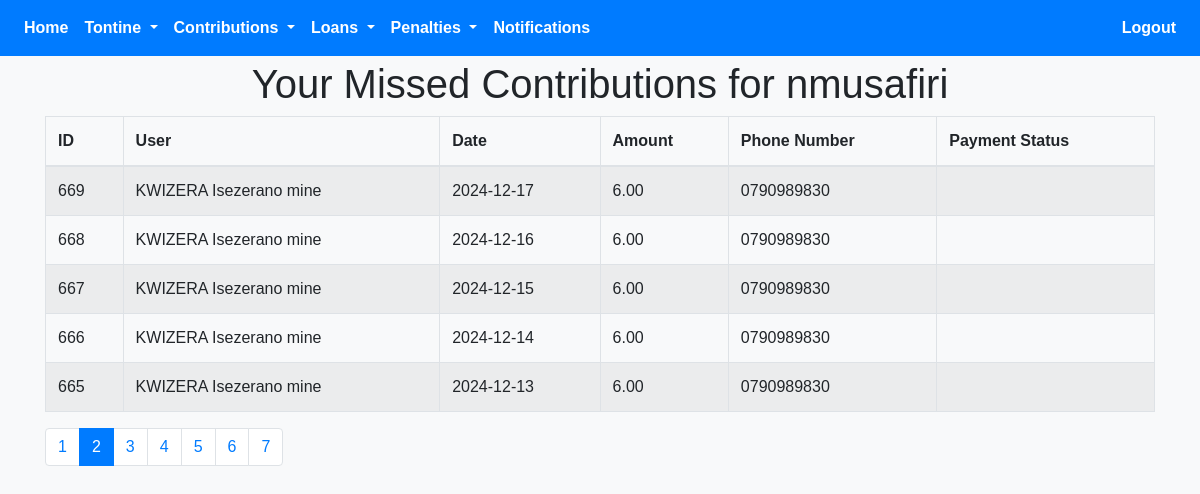
Screenshot of /paid_missed_contribution.php?id=58&page=2 (signed in) with the database file from the repository.
### tables this page shows
CREATE TABLE `tontine` (
  `id` int(11) NOT NULL,
  `tontine_name` varchar(255) NOT NULL,
  `logo` varchar(255) DEFAULT NULL,
  `join_date` date NOT NULL,
  `province` varchar(100) NOT NULL,
  `district` varchar(100) NOT NULL,
  `sector` varchar(100) NOT NULL,
  `total_contributions` decimal(10,2) NOT NULL,
  `occurrence` enum('Daily','Weekly','Monthly') NOT NULL,
  `time` time DEFAULT NULL,
  `day` enum('Monday','Tuesday','Wednesday','Thursday','Friday','Saturday','Sunday') DEFAULT NULL,
  `date` date DEFAULT NULL,
  `created_at` timestamp NOT NULL DEFAULT current_timestamp(),
  `user_id` int(11) DEFAULT NULL,
  `role` varchar(30) NOT NULL,
  `purpose` varchar(255) NOT NULL,
  `rules` varchar(255) NOT NULL,
  `status` enum('Not Justified','Justification Request sent','Justified','Rejected') DEFAULT 'Not Justified',
  `reason` varchar(255) NOT NULL,
  `interest` decimal(10,2) NOT NULL DEFAULT 0.00,
  `payment_frequency` enum('Monthly','Weekly') NOT NULL,
  `frequent_payment_date` date DEFAULT NULL,
  `frequent_payment_day` enum('Monday','Tuesday','Wednesday','Thursday','Friday','Saturday','Sunday') DEFAULT NULL,
  `late_contribution_penalty` int(50) NOT NULL
);

CREATE TABLE `missed_contributions` (
  `id` int(11) NOT NULL,
  `user_id` int(11) NOT NULL,
  `tontine_id` int(11) NOT NULL,
  `missed_amount` decimal(10,2) NOT NULL,
  `missed_date` date NOT NULL,
  `created_at` timestamp NOT NULL DEFAULT current_timestamp(),
  `status` enum('Paid','Unpaid') DEFAULT 'Unpaid'
);

CREATE TABLE `users` (
  `id` int(11) NOT NULL,
  `firstname` varchar(50) NOT NULL,
  `lastname` varchar(50) NOT NULL,
  `phone_number` varchar(15) NOT NULL,
  `idno` varchar(50) NOT NULL,
  `idnotype` varchar(50) NOT NULL,
  `idno_picture` varchar(255) NOT NULL,
  `behalf_name` varchar(30) NOT NULL,
  `behalf_phone_number` varchar(30) NOT NULL,
  `password` varchar(255) NOT NULL,
  `image` varchar(255) NOT NULL,
  `otp` int(11) DEFAULT 0,
  `verified` tinyint(4) NOT NULL DEFAULT 0,
  `otp_used` tinyint(1) NOT NULL DEFAULT 0,
  `otp_login` int(11) NOT NULL DEFAULT 0,
  `otp_forgot` int(11) NOT NULL,
  `otp_behalf` int(11) NOT NULL,
  `otp_behalf_used` tinyint(1) NOT NULL,
  `terms` tinyint(1) DEFAULT 0,
  `created_at` timestamp NOT NULL DEFAULT current_timestamp(),
  `updated_at` timestamp NOT NULL DEFAULT current_timestamp() ON UPDATE current_timestamp(),
  `role` enum('User','Sector','Court') DEFAULT 'User'
);

### paid_missed_contribution.php (the view, shortened to what this page needs)
<?php
require 'config.php';
$tontine_id = isset($_GET['id']) ? (int)$_GET['id'] : null;
$perPage = 5;
$page = isset($_GET['page']) ? (int)$_GET['page'] : 1;
$page = max($page, 1);
$start = ($page - 1) * $perPage;
try {
    $countStmt = $pdo->prepare("
        SELECT COUNT(DISTINCT mc.user_id, mc.missed_date) AS total
        FROM missed_contributions mc
        JOIN users u ON mc.user_id = u.id
        WHERE mc.tontine_id = :tontine_id
    ");
    $countStmt->execute([
        'tontine_id' => $tontine_id,
    ]);
    $totalCount = $countStmt->fetch(PDO::FETCH_ASSOC)['total'];
    $stmt = $pdo->prepare("
        SELECT mc.id, mc.missed_date, mc.missed_amount, mc.status, u.phone_number, u.firstname, u.lastname, u.id as user_id,
               mcp.payment_status, mcp.transaction_ref
        FROM missed_contributions mc
        LEFT JOIN users u ON mc.user_id = u.id
        LEFT JOIN missed_contribution_payment mcp ON mc.id = mcp.missed_id
        WHERE mc.tontine_id = :tontine_id
        AND mc.user_id = :user_id
        AND mc.id IN (
            SELECT MAX(mc.id) FROM missed_contributions mc
            WHERE mc.tontine_id = :tontine_id
            GROUP BY mc.user_id, mc.missed_date
        )
        ORDER BY mc.missed_date DESC
        LIMIT :start, :perPage
    ");
    $stmt->bindValue(':tontine_id', $tontine_id, PDO::PARAM_INT);
    $stmt->bindValue(':user_id', $_SESSION['user_id'], PDO::PARAM_INT);
    $stmt->bindValue(':start', $start, PDO::PARAM_INT);
    $stmt->bindValue(':perPage', $perPage, PDO::PARAM_INT);
    $stmt->execute();
    $contributions = $stmt->fetchAll(PDO::FETCH_ASSOC);
    $tontineStmt = $pdo->prepare("SELECT tontine_name FROM tontine WHERE id = :id");
    $tontineStmt->bindParam(':id', $tontine_id, PDO::PARAM_INT);
    $tontineStmt->execute();
    $tontine = $tontineStmt->fetch(PDO::FETCH_ASSOC);
} catch (PDOException $e) {
    die("Error: " . htmlspecialchars($e->getMessage()));
}
?>
<!DOCTYPE html>
<html lang="en">
<head>
    <link rel="stylesheet" href="https://stackpath.bootstrapcdn.com/bootstrap/4.5.2/css/bootstrap.min.css">
    <link rel="stylesheet" href="https://cdnjs.cloudflare.com/ajax/libs/font-awesome/5.15.4/css/all.min.css">
</head>
<body>
     <nav class="navbar navbar-expand-lg navbar-dark bg-primary">
        <div class="collapse navbar-collapse" id="navbarNav">
            <ul class="navbar-nav mr-auto">
                <li class="nav-item">
                    <a class="nav-link font-weight-bold text-white" href="user_profile.php">Home</a>
                </li>
                <li class="nav-item dropdown">
                    <a class="nav-link dropdown-toggle font-weight-bold text-white" href="#" id="paymentsDropdown" role="button" data-toggle="dropdown" aria-haspopup="true" aria-expanded="false">
                        Tontine
                    </a>
                </li>
                <li class="nav-item dropdown">
                    <a class="nav-link dropdown-toggle font-weight-bold text-white" href="#" id="contributionsDropdown" role="button" data-toggle="dropdown" aria-haspopup="true" aria-expanded="false">
                        Contributions
                    </a>
                </li>
                <li class="nav-item dropdown">
                    <a class="nav-link dropdown-toggle font-weight-bold text-white" href="#" id="loansDropdown" role="button" data-toggle="dropdown" aria-haspopup="true" aria-expanded="false">
                        Loans
                    </a>
                </li>
                <li class="nav-item dropdown">
                    <a class="nav-link dropdown-toggle font-weight-bold text-white" href="#" id="penaltiesDropdown" role="button" data-toggle="dropdown" aria-haspopup="true" aria-expanded="false">
                        Penalties
                    </a>
                </li>
                <li class="nav-item">
                    <a class="nav-link font-weight-bold text-white" href="#">Notifications</a>
                </li>
            </ul>
            <ul class="navbar-nav ml-auto">
                <li class="nav-item">
                    <a class="nav-link font-weight-bold text-white" href="javascript:void(0);" onclick="confirmLogout();">
                        Logout
                    </a>
                </li>
            </ul>
        </div>
    </nav>
    <div class="container mt-1">
        <h1 class="text-center">Your Missed Contributions for <?php echo htmlspecialchars($tontine['tontine_name']); ?></h1>
        <?php if (!empty($contributions)): ?>
          <table class="table table-bordered table-striped">
            <thead>
                <tr>
                    <th>ID</th>
                    <th>User</th>
                    <th>Date</th>
                    <th>Amount</th>
                    <th>Phone Number</th>
                    <th>Payment Status</th>
                </tr>
            </thead>
            <tbody>
                <?php foreach ($contributions as $contribution): ?>
                  <tr>
                    <td><?php echo htmlspecialchars($contribution['id']); ?></td>
                    <td><?php echo htmlspecialchars($contribution['firstname'] . ' ' . $contribution['lastname']); ?></td>
                    <td><?php echo htmlspecialchars($contribution['missed_date']); ?></td>
                    <td><?php echo htmlspecialchars($contribution['missed_amount']); ?></td>
                    <td><?php echo htmlspecialchars($contribution['phone_number']); ?></td>
                    <td><?php echo htmlspecialchars($contribution['payment_status']); ?></td>
                  </tr>
                <?php endforeach; ?>
            </tbody>
        </table>
        <div class="text-center">
            <nav aria-label="Page navigation">
                <ul class="pagination">
                    <?php for ($i = 1; $i <= ceil($totalCount / $perPage); $i++): ?>
                        <li class="page-item <?php echo $i == $page ? 'active' : ''; ?>">
                            <a class="page-link" href="?id=<?php echo $tontine_id; ?>&page=<?php echo $i; ?>"><?php echo $i; ?></a>
                        </li>
                    <?php endfor; ?>
                </ul>
            </nav>
        </div>
        <?php else: ?>
            <p class="text-center">No missed contributions found.</p>
        <?php endif; ?>
    </div>
</body>
</html>

### paid_missed_contribution.php (style rules this page uses)
body { background-color: #f8f9fa; font-family: Arial, sans-serif; }
.container { margin-top: 50px; }

### rows the page displays
tontine: tontine_name "nmusafiri"
missed_contributions: id "669", user.lastname "KWIZERA Isezerano mine", missed_date "2024-12-17", missed_amount "6.00", user.phone_number "0790989830"
missed_contributions: id "668", user.lastname "KWIZERA Isezerano mine", missed_date "2024-12-16", missed_amount "6.00", user.phone_number "0790989830"
missed_contributions: id "667", user.lastname "KWIZERA Isezerano mine", missed_date "2024-12-15", missed_amount "6.00", user.phone_number "0790989830"
missed_contributions: id "666", user.lastname "KWIZERA Isezerano mine", missed_date "2024-12-14", missed_amount "6.00", user.phone_number "0790989830"
missed_contributions: id "665", user.lastname "KWIZERA Isezerano mine", missed_date "2024-12-13", missed_amount "6.00", user.phone_number "0790989830"
